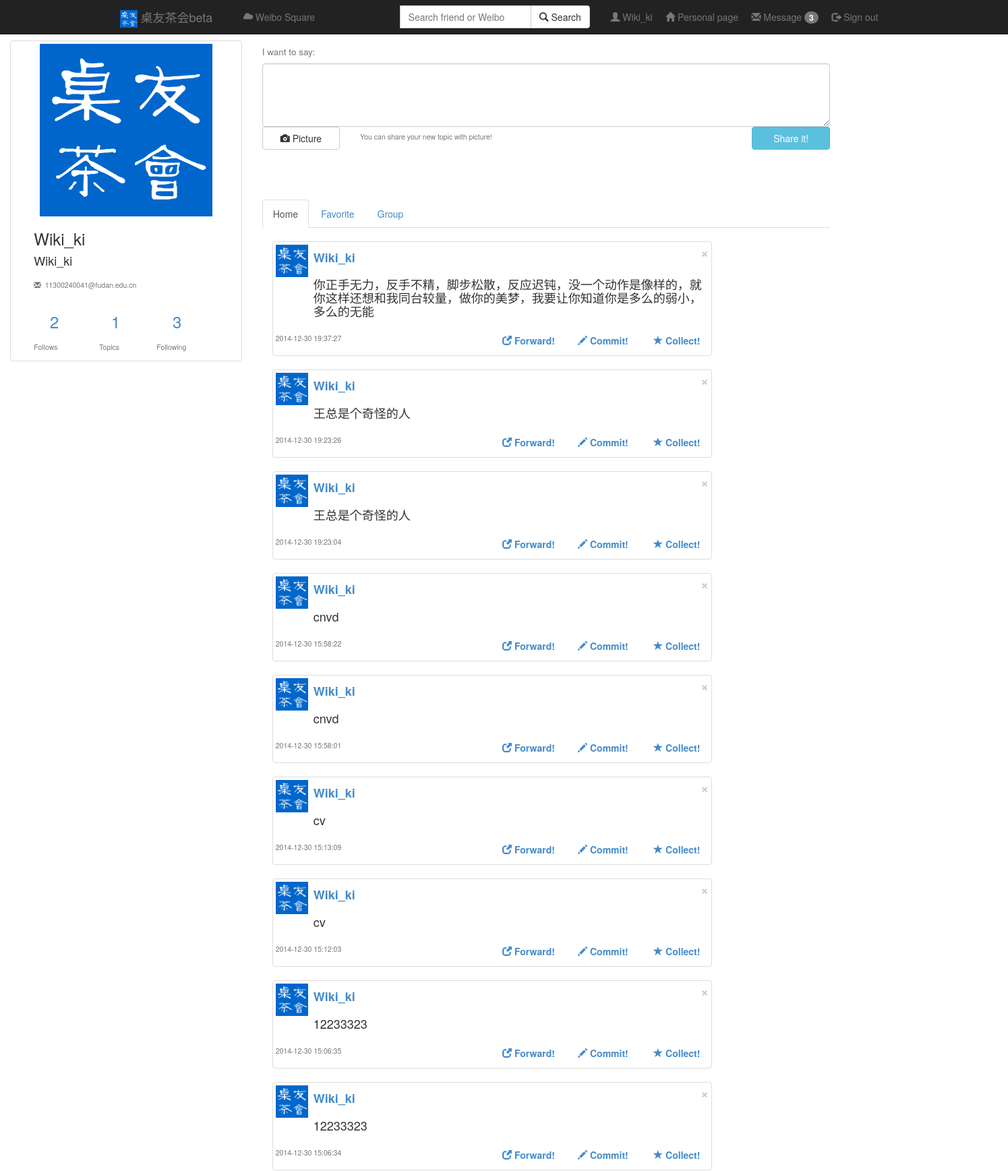
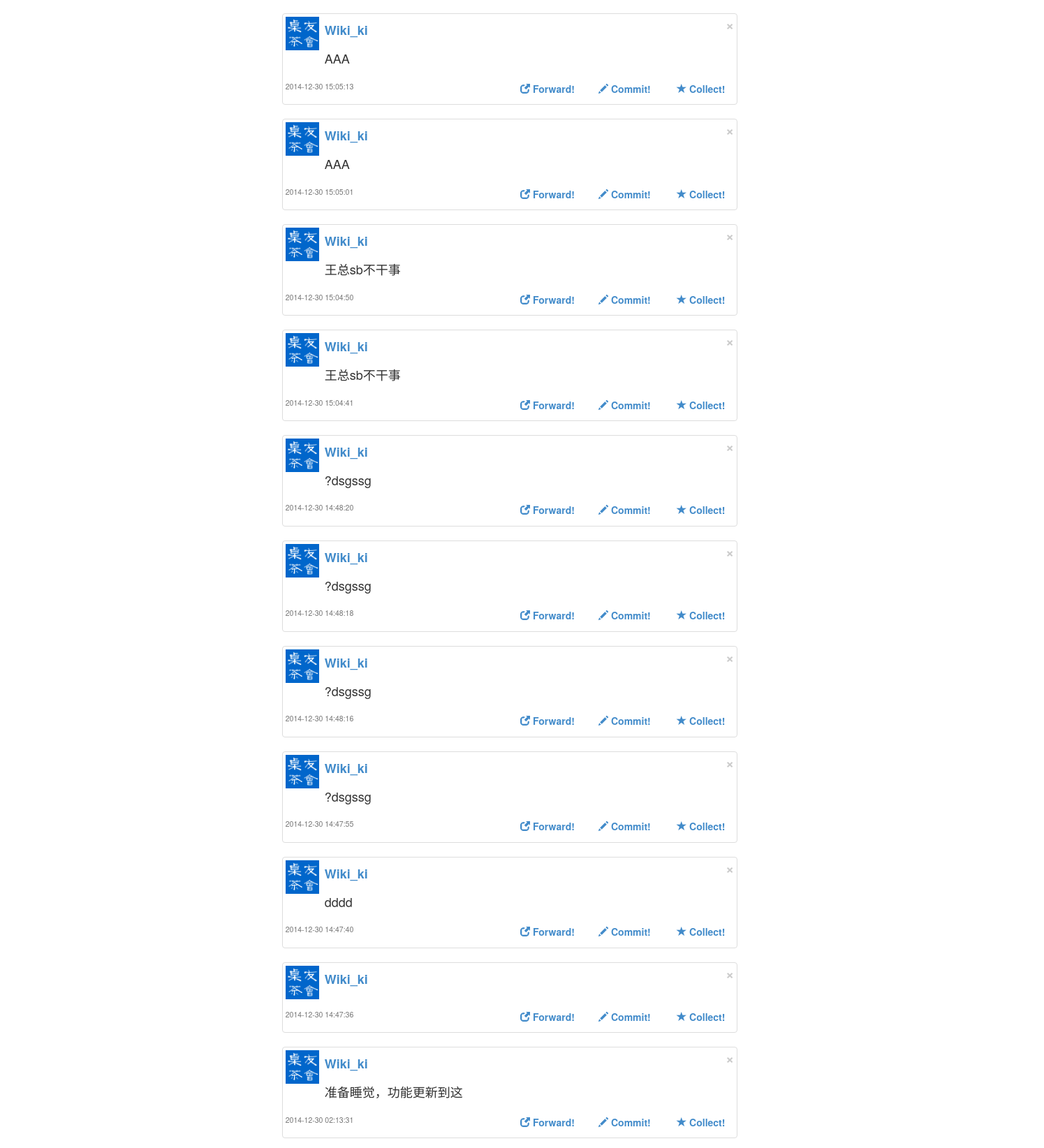
Page /home (signed in, upper part) on the committed database (2 pictures, top to bottom).
### app/models.py (models this page shows, shortened)
class User(db.Model):
    username = db.Column(db.String(128) , primary_key = True)
    nickname = db.Column(db.String(128) , index = True)
    email = db.Column(db.String(128) , index = True)
    password = db.Column(db.String(256) , index = True)
    state = db.Column(db.SmallInteger , default = STATE_OK)#激活和非激活状态
    role = db.Column(db.SmallInteger ,default = ROLE_USER)#用户和管理员两种权限
    lvip = db.Column(db.SmallInteger , default = 0)#活跃度等级
    point = db.Column(db.SmallInteger , default = 0)#活跃度分值

class Weibo(db.Model):
    idweibo = db.Column(db.String(256) , primary_key = True)#username+potime+content做md5加密
    username = db.Column(db.String(128))#发微博人
    potime = db.Column(db.String(128))#时间
    wtype = db.Column(db.String(128))#微博类型，原微博，原微博下回复，私信
    fatherid = db.Column(db.String(256),default = 'null')#所在楼id
    number = db.Column(db.Integer)#楼数
    content = db.Column(db.String(1024))#内容

### app/views.py (the view, shortened to what this page needs)
@app.route('/home',methods=['POST','GET'])
def home():
        if 'username' in session:
                Username = session['username']
                ret = models.User.query.filter_by(username=Username).first()
                friend = models.Follow.query.filter_by(username=session['username']).all()
                ans = [session['username']]
                ans = ans + ['xq']
                for ele in friend:
                        ans = ans + ele.followname
                posts = []
                for ele in ans:
                        posts = posts + models.Weibo.query.filter_by(username = ele,wtype="o").all()
                posts = sorted(posts, key = lambda d: d.potime, reverse = True)
                return render_template("home.html",posts=posts,ret=ret,nickname=ret.nickname)

### app/templates/home.html (shortened to what this page needs)
{% extends "base.html" %}
{% block content %}
<br>
<br>
<br>
<div class = "container-fluid">
	<div class = "row">
		<div class="col-sm-3 col-md-3">
			<div class="thumbnail">
				<img src="/static/pic/icon.jpg" height="256" width="256"></img>
				<div class="row">
					<div class="col-md-11 col-md-offset-1">
						<h3>{{ ret.nickname }}</h3>
						<h4>{{ ret.username}}</h4>
					</div>
					<div class="col-md-11 col-md-offset-1">
						<label for="friendcard" id="email"><h5><small><span class="glyphicon glyphicon glyphicon-envelope"></span>&nbsp;&nbsp;{{ ret.email }}</small></h5></label>
					</div>
				</div>
				<div class="row">
					<div class="col-md-3  col-md-offset-1">
						<div class="col-md-12">
							<a class="text-center" id="Follownum" href="/settings/follows"><h3>2</h3></a>
						</div>
					</div>
					<div class="col-md-3">
						<div class="col-md-12">
							<a class="text-center" id="Topicnum"  href="/homepage?uid=self"><h3>1</h3></a>
						</div>
					</div>
					<div class="col-md-3">
						<div class="col-md-12">
							<a class="text-center" id="Followingnum"  href="/settings/following"><h3>3</h3></a>
						</div>
					</div>
				</div>
				<div class="row">
					<div class="col-md-3  col-md-offset-1">
							<p class="text-center"><h5><small>Follows</small></h5></p>
					</div>
					<div class="col-md-3">
							<p class="text-center"><h5><small>&nbsp;&nbsp;Topics</small></h5></p>
					</div>
					<div class="col-md-3">
							<p class="text-center"><h5><small>Following</small></h5></p>
					</div>
				</div>
			</div>
		</div>
		<div class = "col-sm-12 col-md-7">
			<form role="form" action="/home" method="post">
			<div class = "row">
				<div class="col-md-12">
					<p class="text-center"><h4><small>I want to say:</small></h4></p>
				</div>
				<div class="col-md-12">
					<textarea class="form-control" rows="4" id = "weibo"  name="content"></textarea>
				</div>
				<div class="col-md-2">
						<button class="btn btn-default btn-block" type="button" "><span class="glyphicon glyphicon-camera"></span> Picture</span></button>
				</div>
				<div class="col-md-8">
					<p class="text-center"><h5><small>You can share your new topic with picture!</small></h5></p>
				</div>
				<div class="col-md-2">
						<button class="btn btn-info btn-block" type="submit" id = "Share">Share it!</button>
				</div>
			</div>
			</form>
			<div class = "row">
				<div class="col-md-12">
					<ul class="nav nav-tabs" role="tablist">
						<li role="presentation" class="active"><a href="#">Home</a></li>
						<li role="presentation"><a href="#">Favorite</a></li>
						<li role="presentation"><a href="#">Group</a></li>
					</ul>
				</div>
			</div>
			<div class = "container" id = "bigtable">
				{% for post in posts %}
				<div class = "row">
					<div class="col-md-7">
						<div class="thumbnail">
							<div class = "row">
								<div class="col-md-1">
									<img src="/static/pic/icon.jpg" height="48" width="48" href=""></img>
								</div>
								<div class="col-md-11">
									<div class="row">
										<div class="col-md-6">
											<a class="text-left" href="/homepage?uid={{post.username}}"><h4><b>{{post.username}}</b></h4></a>
										</div>
										<div class="col-md-3 col-md-offset-3">
											<button type="button" class="close" data-dismiss="alert"><span aria-hidden="true">&times;</span><span class="sr-only">Close</span></button>
										</div>
									</div>
									<div class="row">
										<div class="col-md-12">
											<label ><h4>{{post.content}}</h4></label>
										</div>
									</div>
								</div>
								<div class="col-md-3">
									<p class="text-center"><h5><small>{{post.potime}}</small></h5></p>
								</div>
								<div class="col-md-2 col-md-offset-3">
									<a class="text-left" href=""><h5><b><span class="glyphicon glyphicon-new-window"></span> Forward!</b></h5></a>
								</div>
								<div class="col-md-2">
									<a class="text-left" href=""><h5><b><span class="glyphicon glyphicon-pencil"></span> Commit!</b></h5></a>
								</div>
								<div class="col-md-2">
									<a class="text-left" href=""><h5><b><span class="glyphicon glyphicon-star"></span> Collect!</b></h5></a>
								</div>
							</div>
						</div>
					</div>
				</div>
				{% endfor %}
			</div>
		</div>
		<div class = "col-md-2"></div>
	</div>
</div>
{% endblock %}

### app/templates/base.html (shortened to what this page needs)
<html>
<head>
<link href="/static/css/bootstrap.min.css" rel="stylesheet">
</head>
<body>
<div class="navbar navbar-inverse navbar-fixed-top" role="navigation">
	<div class="container">
		<div class="navbar-header">
			<a class="navbar-brand" href="/home"><img src="/static/pic/icon.jpg" height="26" width="26"></img> 桌友茶会beta</a>
		</div>
		<p class="navbar-text navbar-left">
			&nbsp;&nbsp;&nbsp;&nbsp;<a href="/square" class="navbar-link"><span class="glyphicon glyphicon-cloud"></span>&nbsp;Weibo Square</a>&nbsp;&nbsp;&nbsp;&nbsp;
		</p>
		<p class="navbar-text navbar-right">
			<span class="glyphicon glyphicon-user"></span><a href="/settings/profile" class="navbar-link" id = "Nick">&nbsp;{{ nickname }}</a>&nbsp;&nbsp;&nbsp;&nbsp;
			<a href="/homepage?uid=self" class="navbar-link"><span class="glyphicon glyphicon glyphicon-home"></span> Personal page</a>&nbsp;&nbsp;&nbsp;&nbsp;
			<a href="/message/letter" class="navbar-link"><span class="glyphicon glyphicon-envelope"></span> Message&nbsp;<span class="badge">3</span></a>&nbsp;&nbsp;&nbsp;&nbsp;
			<a href="/logout" class="navbar-link"><span class="glyphicon glyphicon-log-out"></span> Sign out</a>
		</p>
		<form class="navbar-form navbar-right" role="form" action = "/result" method = "post">
			<div class="input-group">
				<div class="form-group">
				<input type="text" class="form-control" name = "query" placeholder="Search friend or Weibo">
				</div>
				<span class="input-group-btn">
					<button class="btn btn-default" type="submit" ><span class="glyphicon glyphicon-search"></span>&nbsp;Search</button>
				</span>
			</div>&nbsp;&nbsp;&nbsp;&nbsp;
		</form>
	</div>
</div>
	{% block content %} {% endblock %}
  </body>
</html>

### rows in the picture
User: nickname "Wiki_ki", username "Wiki_ki", email "11300240041@fudan.edu.cn"
Weibo: username "Wiki_ki", content "你正手无力，反手不精，脚步松散，反应迟钝，没一个动作是像样的，就你这样还想和我同台较量，做你的美梦，我要让你知道你是多么的弱小，多么的无能", potime "2014-12-30 19:37:27"
Weibo: username "Wiki_ki", content "王总是个奇怪的人", potime "2014-12-30 19:23:26"
Weibo: username "Wiki_ki", content "王总是个奇怪的人", potime "2014-12-30 19:23:04"
Weibo: username "Wiki_ki", content "cnvd", potime "2014-12-30 15:58:22"
Weibo: username "Wiki_ki", content "cnvd", potime "2014-12-30 15:58:01"
Weibo: username "Wiki_ki", content "cv", potime "2014-12-30 15:13:09"
Weibo: username "Wiki_ki", content "cv", potime "2014-12-30 15:12:03"
Weibo: username "Wiki_ki", content "12233323", potime "2014-12-30 15:06:35"
Weibo: username "Wiki_ki", content "12233323", potime "2014-12-30 15:06:34"
Weibo: username "Wiki_ki", content "AAA", potime "2014-12-30 15:05:13"
Weibo: username "Wiki_ki", content "AAA", potime "2014-12-30 15:05:01"
Weibo: username "Wiki_ki", content "王总sb不干事", potime "2014-12-30 15:04:50"
Weibo: username "Wiki_ki", content "王总sb不干事", potime "2014-12-30 15:04:41"
Weibo: username "Wiki_ki", content "?dsgssg", potime "2014-12-30 14:48:20"
Weibo: username "Wiki_ki", content "?dsgssg", potime "2014-12-30 14:48:18"
Weibo: username "Wiki_ki", content "?dsgssg", potime "2014-12-30 14:48:16"
Weibo: username "Wiki_ki", content "?dsgssg", potime "2014-12-30 14:47:55"
Weibo: username "Wiki_ki", content "dddd", potime "2014-12-30 14:47:40"
Weibo: username "Wiki_ki", potime "2014-12-30 14:47:36"
Weibo: username "Wiki_ki", content "准备睡觉，功能更新到这", potime "2014-12-30 02:13:31"
